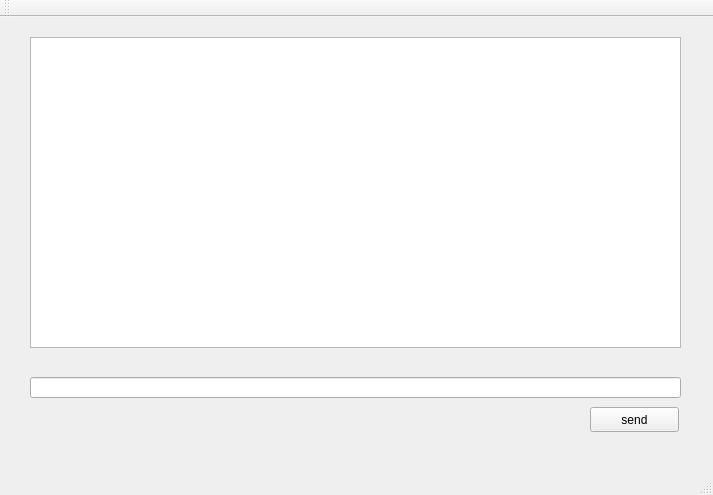
<?xml version="1.0" encoding="UTF-8"?>
<ui version="4.0">
 <class>MainWindow</class>
 <widget class="QMainWindow" name="MainWindow">
  <property name="geometry">
   <rect>
    <x>0</x>
    <y>0</y>
    <width>713</width>
    <height>495</height>
   </rect>
  </property>
  <property name="windowTitle">
   <string>MainWindow</string>
  </property>
  <widget class="QWidget" name="centralWidget">
   <widget class="QLineEdit" name="lineEdit">
    <property name="geometry">
     <rect>
      <x>30</x>
      <y>360</y>
      <width>651</width>
      <height>21</height>
     </rect>
    </property>
   </widget>
   <widget class="QTextEdit" name="textEdit">
    <property name="geometry">
     <rect>
      <x>30</x>
      <y>20</y>
      <width>651</width>
      <height>311</height>
     </rect>
    </property>
   </widget>
   <widget class="QPushButton" name="sendBtn">
    <property name="geometry">
     <rect>
      <x>590</x>
      <y>390</y>
      <width>89</width>
      <height>25</height>
     </rect>
    </property>
    <property name="text">
     <string>send</string>
    </property>
   </widget>
  </widget>
  <widget class="QMenuBar" name="menuBar">
   <property name="geometry">
    <rect>
     <x>0</x>
     <y>0</y>
     <width>713</width>
     <height>28</height>
    </rect>
   </property>
  </widget>
  <widget class="QToolBar" name="mainToolBar">
   <attribute name="toolBarArea">
    <enum>TopToolBarArea</enum>
   </attribute>
   <attribute name="toolBarBreak">
    <bool>false</bool>
   </attribute>
  </widget>
  <widget class="QStatusBar" name="statusBar"/>
 </widget>
 <layoutdefault spacing="6" margin="11"/>
 <resources/>
 <connections/>
</ui>
